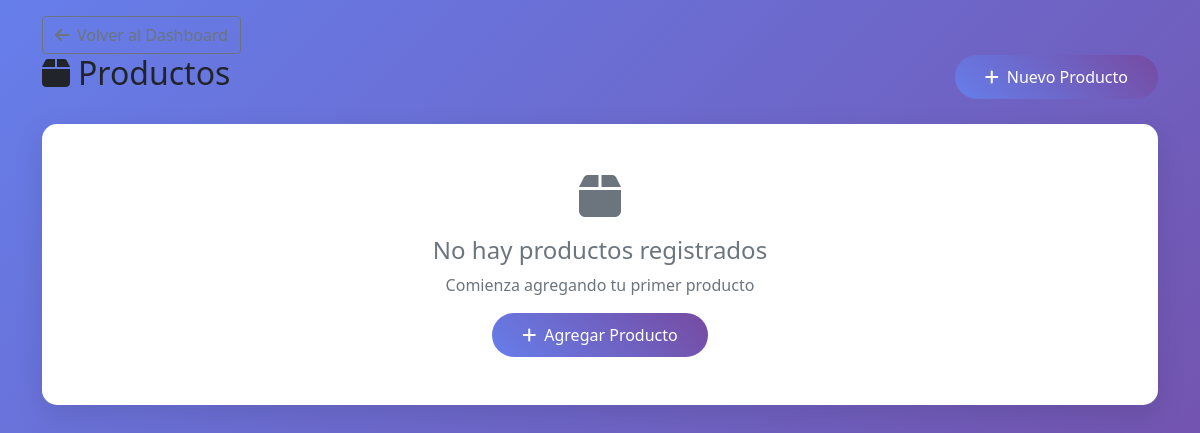
Before: /productos (signed in) with the older database file.
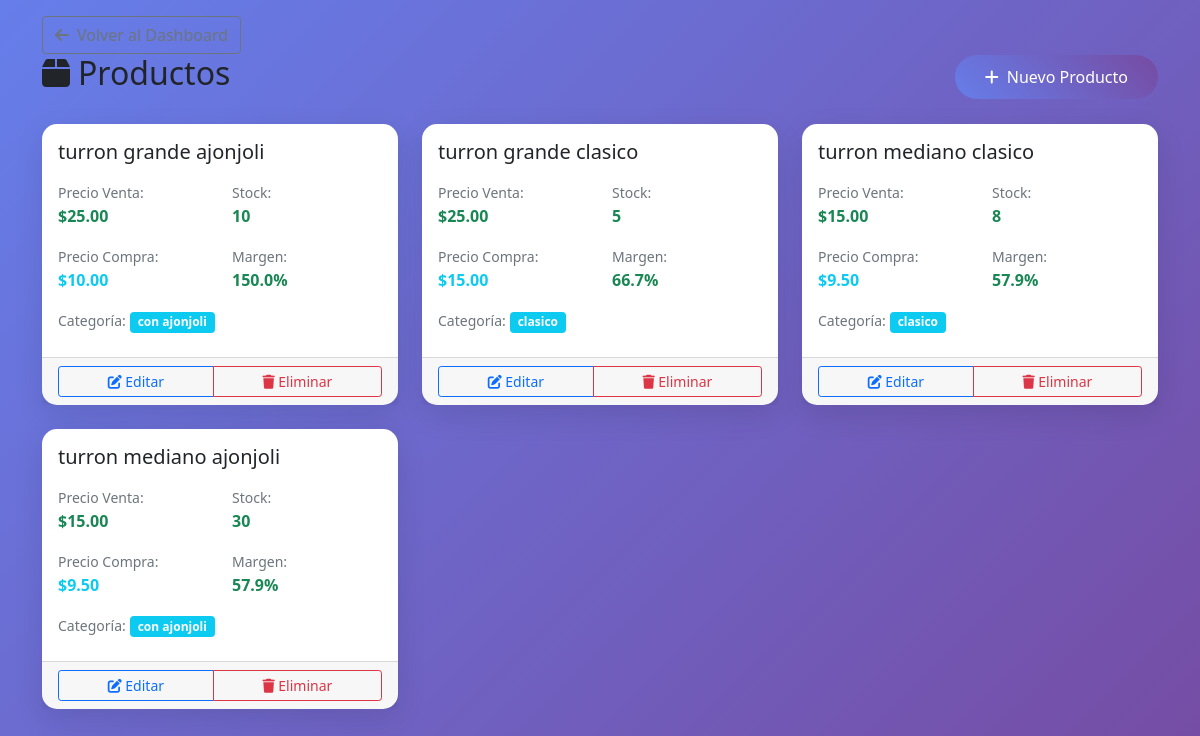
After: the same page with the newer database file.
### app.py (models this page shows, shortened)
class Producto(db.Model):
    __tablename__ = 'producto'
    id = db.Column(db.Integer, primary_key=True)
    nombre = db.Column(db.String(100), nullable=False)
    descripcion = db.Column(db.Text)
    precio = db.Column(db.Float, nullable=False)  # Precio de venta
    precio_compra = db.Column(db.Float, nullable=False)  # Precio de compra
    categoria_id = db.Column(db.Integer, db.ForeignKey('categoria.id'), nullable=False)
    stock = db.relationship('Stock', backref='producto', uselist=False)
    ventas = db.relationship('Venta', secondary='venta_producto', back_populates='productos')
    def margen_ganancia(self):
        if self.precio_compra > 0:
            return ((self.precio - self.precio_compra) / self.precio_compra) * 100
        return 0

class Stock(db.Model):
    __tablename__ = 'stock'
    id = db.Column(db.Integer, primary_key=True)
    producto_id = db.Column(db.Integer, db.ForeignKey('producto.id'), nullable=False)
    cantidad_disponible = db.Column(db.Integer, default=0)
    cantidad_minima = db.Column(db.Integer, default=5)
    fecha_actualizacion = db.Column(db.DateTime, default=datetime.utcnow)

class Categoria(db.Model):
    __tablename__ = 'categoria'
    id = db.Column(db.Integer, primary_key=True)
    nombre = db.Column(db.String(100), nullable=False)
    descripcion = db.Column(db.Text)
    productos = db.relationship('Producto', backref='categoria', lazy=True)

### app.py (the view)
@app.route('/productos')
@login_required
def productos():
    productos = Producto.query.join(Categoria).all()
    return render_template('productos.html', productos=productos)

### app.py (called while the page is built)
@login_manager.user_loader
def load_user(user_id):
    return Usuario.query.get(int(user_id))

### templates/productos.html (shortened to what this page needs)
{% extends "base.html" %}
{% block content %}
<div class="row">
    <div class="col-12">
        <div class="d-flex justify-content-between align-items-center mb-4">
            <h2><i class="fas fa-box me-2"></i>Productos</h2>
            <a href="{{ url_for('nuevo_producto') }}" class="btn btn-primary">
                <i class="fas fa-plus me-2"></i>Nuevo Producto
            </a>
        </div>
    </div>
</div>
<div class="row">
    {% for producto in productos %}
    <div class="col-md-6 col-lg-4 mb-4">
        <div class="card h-100">
            <div class="card-body">
                <h5 class="card-title">{{ producto.nombre }}</h5>
                <div class="row">
                    <div class="col-6">
                        <small class="text-muted">Precio Venta:</small>
                        <p class="fw-bold text-success">${{ "%.2f"|format(producto.precio) }}</p>
                    </div>
                    <div class="col-6">
                        <small class="text-muted">Stock:</small>
                        <p class="fw-bold {% if producto.stock.cantidad_disponible > 0 %}text-success{% else %}text-danger{% endif %}">
                            {{ producto.stock.cantidad_disponible }}
                        </p>
                    </div>
                </div>
                <div class="row">
                    <div class="col-6">
                        <small class="text-muted">Precio Compra:</small>
                        <p class="fw-bold text-info">${{ "%.2f"|format(producto.precio_compra) }}</p>
                    </div>
                    <div class="col-6">
                        <small class="text-muted">Margen:</small>
                        <p class="fw-bold {% if producto.margen_ganancia() > 0 %}text-success{% else %}text-danger{% endif %}">
                            {{ "%.1f"|format(producto.margen_ganancia()) }}%
                        </p>
                    </div>
                </div>
                <div class="mb-2">
                    <small class="text-muted">Categoría:</small>
                    <span class="badge bg-info">{{ producto.categoria.nombre }}</span>
                </div>
            </div>
            <div class="card-footer">
                <div class="btn-group w-100" role="group">
                    <a href="{{ url_for('editar_producto', producto_id=producto.id) }}" class="btn btn-outline-primary btn-sm">
                        <i class="fas fa-edit"></i> Editar
                    </a>
                    <a href="{{ url_for('eliminar_producto', producto_id=producto.id) }}"
                       class="btn btn-outline-danger btn-sm"
                       onclick="return confirm('¿Estás seguro de que quieres eliminar este producto?')">
                        <i class="fas fa-trash"></i> Eliminar
                    </a>
                </div>
            </div>
        </div>
    </div>
    {% else %}
    <div class="col-12">
        <div class="card">
            <div class="card-body text-center py-5">
                <i class="fas fa-box fa-3x text-muted mb-3"></i>
                <h4 class="text-muted">No hay productos registrados</h4>
                <p class="text-muted">Comienza agregando tu primer producto</p>
                <a href="{{ url_for('nuevo_producto') }}" class="btn btn-primary">
                    <i class="fas fa-plus me-2"></i>Agregar Producto
                </a>
            </div>
        </div>
    </div>
    {% endfor %}
</div>
{% endblock %}

### templates/base.html (shortened to what this page needs)
<!DOCTYPE html>
<html lang="es">
<head>
    <link href="https://cdn.jsdelivr.net/npm/bootstrap@5.1.3/dist/css/bootstrap.min.css" rel="stylesheet">
    <link href="https://cdnjs.cloudflare.com/ajax/libs/font-awesome/6.0.0/css/all.min.css" rel="stylesheet">
</head>
<body>
    <div class="container">
        {% if request.endpoint != 'dashboard' and request.endpoint != 'login' and request.endpoint != 'register' %}
        <div class="row mt-3">
            <div class="col-12">
                <a href="{{ url_for('dashboard') }}" class="btn btn-outline-secondary">
                    <i class="fas fa-arrow-left me-2"></i>Volver al Dashboard
                </a>
            </div>
        </div>
        {% endif %}
        {% block content %}{% endblock %}
    </div>
</body>
</html>

### templates/base.html (style rules this page uses)
body { background: linear-gradient(135deg, #667eea 0%, #764ba2 100%); min-height: 100vh; }
.card { border: none; border-radius: 15px; box-shadow: 0 10px 30px rgba(0,0,0,0.1); }
.btn-primary { background: linear-gradient(45deg, #667eea, #764ba2); border: none; border-radius: 25px; padding: 10px 30px; }

Changed rows visible on the page:
added Producto: nombre "turron grande ajonjoli", precio "25.00", stock.cantidad_disponible "10", precio_compra "10.00", margen_ganancia "150.0", categoria.nombre "con ajonjoli"
added Producto: nombre "turron grande clasico", precio "25.00", stock.cantidad_disponible "5", precio_compra "15.00", margen_ganancia "66.7", categoria.nombre "clasico"
added Producto: nombre "turron mediano clasico", precio "15.00", stock.cantidad_disponible "8", precio_compra "9.50", margen_ganancia "57.9", categoria.nombre "clasico"
added Producto: nombre "turron mediano ajonjoli", precio "15.00", stock.cantidad_disponible "30", precio_compra "9.50", margen_ganancia "57.9", categoria.nombre "con ajonjoli"
Other visible differences:
text no longer shown: "No hay productos registrados Comienza agregando tu primer producto Agregar Producto"
